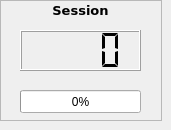
      <widget class="QWidget" name="newSessionPage">
       <widget class="QFrame" name="sessionFrame">
        <property name="geometry">
         <rect>
          <x>0</x>
          <y>0</y>
          <width>162</width>
          <height>121</height>
         </rect>
        </property>
        <property name="frameShape">
         <enum>QFrame::StyledPanel</enum>
        </property>
        <property name="frameShadow">
         <enum>QFrame::Raised</enum>
        </property>
        <widget class="QProgressBar" name="sessionProgressBar">
         <property name="geometry">
          <rect>
           <x>20</x>
           <y>90</y>
           <width>121</width>
           <height>23</height>
          </rect>
         </property>
         <property name="value">
          <number>0</number>
         </property>
        </widget>
        <widget class="QLCDNumber" name="sessionClock">
         <property name="geometry">
          <rect>
           <x>20</x>
           <y>30</y>
           <width>121</width>
           <height>41</height>
          </rect>
         </property>
         <property name="smallDecimalPoint">
          <bool>false</bool>
         </property>
         <property name="digitCount">
          <number>4</number>
         </property>
         <property name="segmentStyle">
          <enum>QLCDNumber::Flat</enum>
         </property>
         <property name="value" stdset="0">
          <double>0.000000000000000</double>
         </property>
        </widget>
        <widget class="QLabel" name="sessionTitle">
         <property name="geometry">
          <rect>
           <x>0</x>
           <y>0</y>
           <width>161</width>
           <height>21</height>
          </rect>
         </property>
         <property name="font">
          <font>
           <family>DejaVu Sans</family>
           <pointsize>10</pointsize>
           <weight>75</weight>
           <bold>true</bold>
          </font>
         </property>
         <property name="text">
          <string>Session</string>
         </property>
         <property name="alignment">
          <set>Qt::AlignCenter</set>
         </property>
        </widget>
       </widget>
      </widget>
